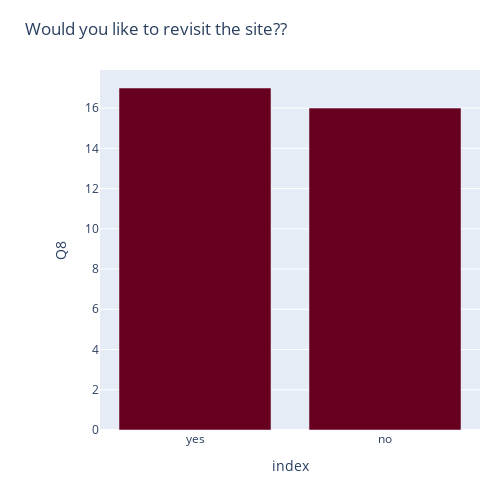

The notebook cell this image was saved under:
### Code cell
fig = px.bar(Q8, x='index', y='Q8', color_discrete_sequence=px.colors.sequential.RdBu, title="Would you like to revisit the site??")
fig.update_layout(
    width=500,
    height=500,
    margin=dict(l=100, r=20, t=70, b=70)
)
fig.show()

### Figure 1 — Plotly figure (JSON) as saved in the notebook; plotly's stock layout.template omitted (floating-point values rounded to 4 significant figures)
{"data": [{"alignmentgroup": "True", "hovertemplate": "index=%{x}<br>Q8=%{y}<extra></extra>", "legendgroup": "", "marker": {"color": "rgb(103,0,31)", "pattern": {"shape": ""}}, "name": "", "offsetgroup": "", "orientation": "v", "showlegend": false, "textposition": "auto", "type": "bar", "x": ["yes", "no"], "xaxis": "x", "y": [17, 16], "yaxis": "y"}], "layout": {"barmode": "relative", "height": 500, "legend": {"tracegroupgap": 0}, "margin": {"b": 70, "l": 100, "r": 20, "t": 70}, "title": {"text": "Would you like to revisit the site??"}, "width": 500, "xaxis": {"anchor": "y", "domain": [0, 1], "title": {"text": "index"}}, "yaxis": {"anchor": "x", "domain": [0, 1], "title": {"text": "Q8"}}}}
